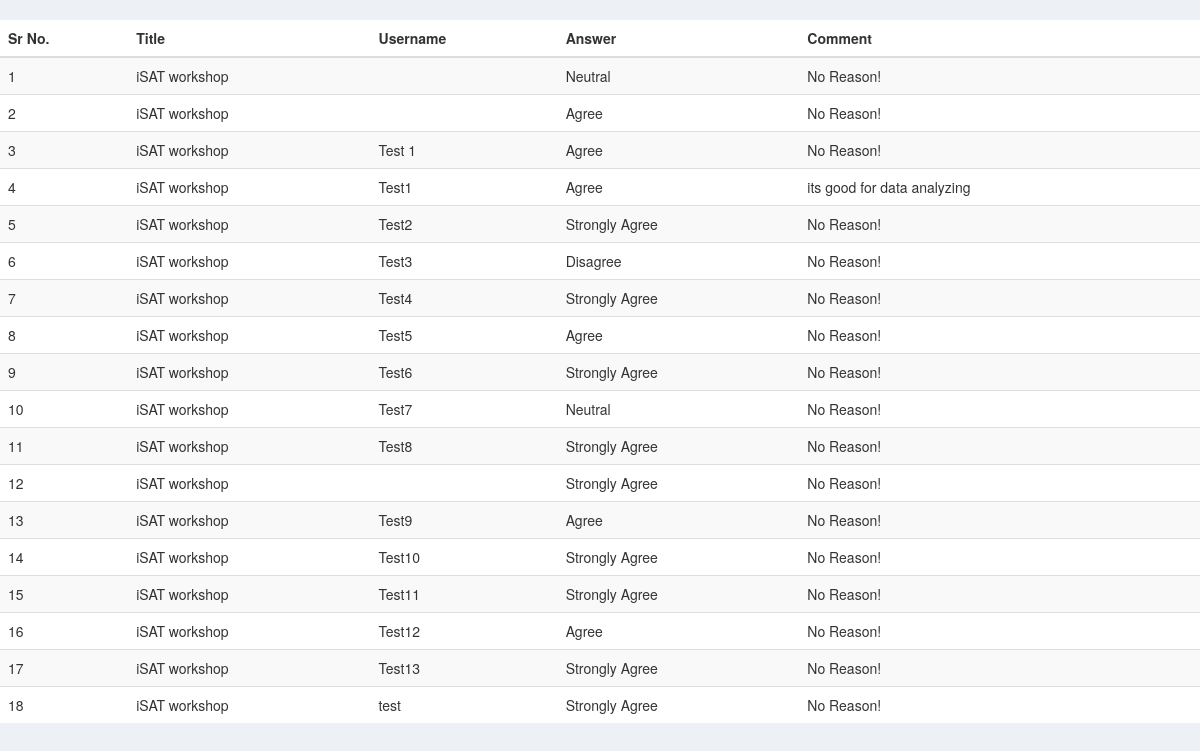
The app's page /Admin/view_quest_desp.php?id=1 with its own data.
### tables this page shows
CREATE TABLE IF NOT EXISTS `Answers` (
  `id` int(11) NOT NULL AUTO_INCREMENT,
  `question_no` int(11) NOT NULL,
  `answer` int(11) NOT NULL,
  `comment` varchar(200) NOT NULL,
  `user_uid` int(11) NOT NULL,
  PRIMARY KEY (`id`)
);

CREATE TABLE IF NOT EXISTS `Workshop` (
  `id` int(11) NOT NULL AUTO_INCREMENT,
  `name` varchar(30) NOT NULL,
  `show_score` text NOT NULL,
  `Sys_name` varchar(50) DEFAULT NULL,
  `reason` text NOT NULL,
  PRIMARY KEY (`id`),
  UNIQUE KEY `name` (`name`)
);

CREATE TABLE IF NOT EXISTS `Score` (
  `id` int(11) NOT NULL AUTO_INCREMENT,
  `user` varchar(50) NOT NULL,
  `score` double NOT NULL,
  `user_uid` int(11) NOT NULL,
  `idd` varchar(100) NOT NULL,
  `date` varchar(20) NOT NULL,
  PRIMARY KEY (`id`)
);

### Admin/view_quest_desp.php (the view, shortened to what this page needs)
<!DOCTYPE html>
<html>
<head>
<link rel="stylesheet" href="dist/css/bootstrap.min.css">
</head>
<body>
<?php
	echo '<br><div class=table-responsive>';
echo "<table class='table table-striped'>";
echo '<thead>
<tr>
<th>Sr No.</th>
<th>Title</th>
<th>Username</th>
<th>Answer</th>
<th>Comment</th>
</tr>
</thead>
<tbody>';
$id=$_REQUEST['id'];
		include("dbcon.php");
		$i=0;
		$get_user=mysqli_query($con,"SELECT * FROM Score");
		while($user_row=mysqli_fetch_array($get_user))
			{
				$user=$user_row['user'];
				$user_uid=$user_row['user_uid'];
				$title=$user_row['idd'];
				$workshop_name=mysqli_query($con,"SELECT name FROM Workshop WHERE id='$title'");
while($wrow=mysqli_fetch_array($workshop_name))
{
  $title=$wrow['name'];
}
				$get_ans=mysqli_query($con,"SELECT * FROM Answers WHERE user_uid='$user_uid' AND question_no='$id'");
		while($ans_row=mysqli_fetch_array($get_ans))
		{
			$i++;
			$ans=$ans_row['answer'];
			$reason=$ans_row['comment'];
			if($reason=="")
			{
				$reason="No Reason!";
			}
			echo "<tr>";
			echo "<td>";
			echo $i;
			echo "</td>";
			echo "<td>";
			echo $title;
			echo "</td>";
			echo "<td>";
			echo $user;
			echo "</td>";
			echo "<td>";
			if($ans==0)
				$a="Strongly Disagree";
			else if($ans==1)
				$a="Disagree";
			else if($ans==2)
				$a="Neutral";
			else if($ans==3)
				$a="Agree";
			else if($ans==4)
				$a="Strongly Agree";
			echo $a;
			echo "</td>";
			echo "<td>";
			echo $reason;
			echo "</td>";
			echo "</tr>";
		}
			}
		echo '</tbody>
</table>
</div>';
	?>
</body>
</html>

### Admin/view_quest_desp.php (style rules this page uses)
body { background: #edf0f5 ; }
.table-striped { background-color: #ffffff; padding: 5 !important; }

### records on screen
answers: answer "Neutral", comment "No Reason!"
workshop: name "iSAT workshop"
answers: answer "Agree", comment "No Reason!"
score: user "Test 1"
answers: answer "Agree", comment "No Reason!"
score: user "Test1"
answers: answer "Agree", comment "its good for data analyzing"
score: user "Test2"
answers: answer "Strongly Agree", comment "No Reason!"
score: user "Test3"
answers: answer "Disagree", comment "No Reason!"
score: user "Test4"
answers: answer "Strongly Agree", comment "No Reason!"
score: user "Test5"
answers: answer "Agree", comment "No Reason!"
score: user "Test6"
answers: answer "Strongly Agree", comment "No Reason!"
score: user "Test7"
answers: answer "Neutral", comment "No Reason!"
score: user "Test8"
answers: answer "Strongly Agree", comment "No Reason!"
answers: answer "Strongly Agree", comment "No Reason!"
score: user "Test9"
answers: answer "Agree", comment "No Reason!"
score: user "Test10"
answers: answer "Strongly Agree", comment "No Reason!"
score: user "Test11"
answers: answer "Strongly Agree", comment "No Reason!"
score: user "Test12"
answers: answer "Agree", comment "No Reason!"
score: user "Test13"
answers: answer "Strongly Agree", comment "No Reason!"
score: user "test"
answers: answer "Strongly Agree", comment "No Reason!"
